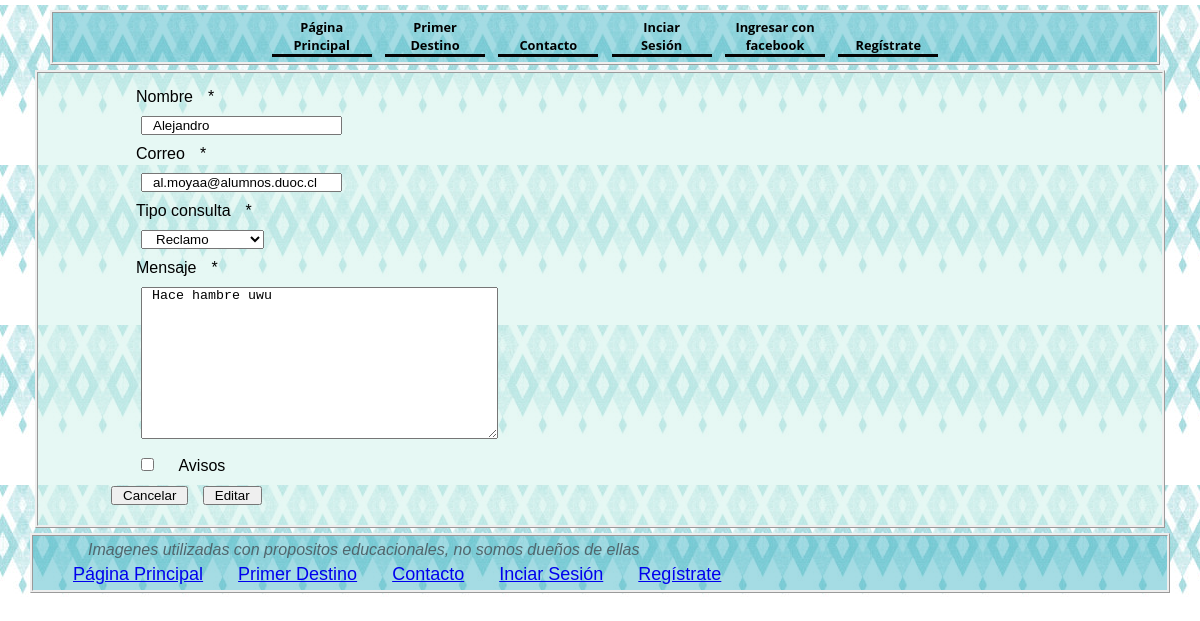
The page /modificar-cont/3/ on the database as committed earlier.
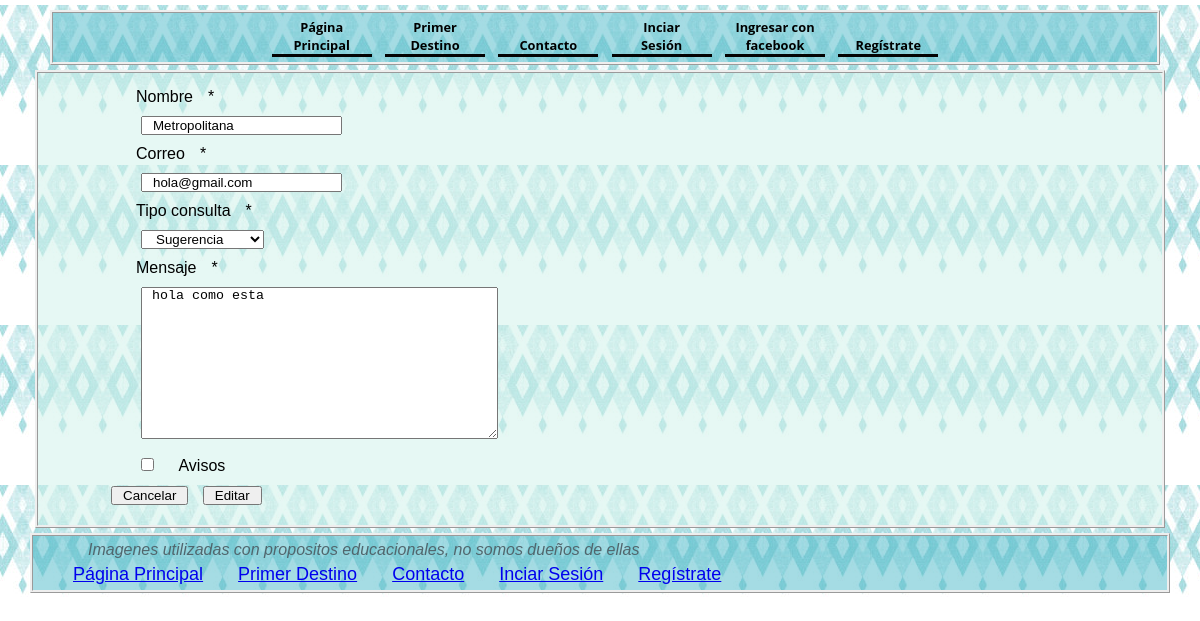
The same page on the database as committed later.
### turismo/models.py (models this page shows, shortened)
class Contacto(models.Model):
    nombre = models.CharField(max_length=50)
    correo = models.EmailField()
    tipo_consulta = models.IntegerField(choices=opciones_consultas)
    mensaje = models.TextField()
    avisos = models.BooleanField()

### turismo/views.py (the view)
# urls.py: path('modificar-cont/<id>/', views.modificar_cont, name= "modificar-cont"),
def modificar_cont(request, id):
    con = get_object_or_404(Contacto, id=id)
    data = {
        'form' : ContactoForm(instance=con)
    }
    if request.method == 'POST':
        formulario = ContactoForm(data=request.POST, instance=con)
        if formulario.is_valid():
            formulario.save()
            return redirect(to="listar-cont")
        data["form"] = formulario
    return render(request, 'turismo/contacto/modificar.html', data)

### turismo/form.py
class ContactoForm(forms.ModelForm):
    class Meta:
        model = Contacto
        fields = '__all__'

### turismo/templates/turismo/contacto/modificar.html (shortened to what this page needs)
{% extends 'turismo/base.html'%}
{% load crispy_forms_tags %}
{% block contenido %}
<div class="card">
    <div class="card-body">
        <div class="row">
            <div class="col-12 col-md-6 offset-md-3">
                <form action="" method="POST" enctype="multipart/form-data">
                    {{ form | crispy}}
                    <input type="reset" value="Cancelar" class="btn btn_secondary">
                    <input type="submit" value="Editar" class="btn btn-primary">
                </form>
            </div>
        </div>
    </div>
</div>
{% endblock %}

### turismo/templates/turismo/base.html (shortened to what this page needs)
{% load static %}
<!DOCTYPE html>
<html lang="en">
<head>
    <link rel="stylesheet" href="{% static 'css/style.css' %}">
    <link rel="stylesheet" href="{% static 'css/flexboxgrid.css' %}">
    <link rel="stylesheet" href="{% static 'css/slider.css' %}">
    {% load pwa %}
</head>
<body>
    <div>
        <nav id=header class="col-xs-12 col-sm-12 col-md-12 col-lg-12">
            <a href="{% url 'index' %}">Página Principal</a>
            <a href="{% url 'Lugar1' %}">Primer Destino</a>
            <a href="{% url 'agregar-cont'%}"> Contacto</a>
            {% if user.is_authenticated %}
            <a href="{% url 'logout' %}">Cerrar Sesión</a>
            <li>{% for auth in backends.associated %}
                    {% if auth.provider == 'facebook' %}
                        <img src="{{ auth.extra_data.picture.data.url }}" alt="40" height="40">
                    {% endif %}
                {% endfor %}
                username: {{ user.username }}
            </li>
            {%else%}
            <a href="{% url 'login'%}"> Inciar Sesión</a>
            <a href="{% url 'social:begin' 'facebook'%}">Ingresar con facebook</a>
            <a href="{% url 'Registro'%}">Regístrate</a>
            {%endif%}
        </nav>
    </div>
    <div id="cuerpo" class="col-xs-12 col-sm-12 col-md-12 col-lg-12">
        {% block contenido %}
        {% endblock %}
    </div>
</body>
<footer id="footer">
    <div>
        <p> <em> Imagenes utilizadas con propositos educacionales, no somos dueños de ellas</em></p>
        <a href="{% url 'index' %}">Página Principal</a>
        <a href="{% url 'Lugar1' %}">Primer Destino</a>
        <a href="{% url 'agregar-cont'%}">Contacto</a>
        {% if user.is_authenticated %}
        <a href="{% url 'logout' %}">Cerrar Sesión</a>
        {%else%}
        <a href="{% url 'login'%}"> Inciar Sesión</a>
        <a href="{% url 'Registro'%}">Regístrate</a>
        {%endif%}
    </div>
</footer>
</html>

### turismo/static/css/style.css (style rules this page uses)
* { margin: 5px; padding-right: 10px; padding-left: 10px; padding-top: 0px; padding-bottom: 0px; box-sizing: border-box; }
nav { width: 100%; font-family: 'Open Sans', sans-serif; font-size: 0.8em; font-weight: bold; text-align: center; background: #4ebbca81; box-sizing: border-box; border-style: ridge; }
nav a { display: inline-block; color: rgb(0, 0, 0); text-decoration: none; text-align: center; width: 100px; background-color:#3ccfec00; border-bottom: solid 3px #030303; }
body { font-family: HindSiliguri-Regular, Arial, "sans-serif"; background-image: url("../Imagenes/Fondo2.jpg"); }
footer { font-family: HindSiliguri-Regular, Arial, "sans-serif"; color: lightslategray; }
p { color: rgb(81, 102, 109); font-size: medium; }
#cuerpo { background: rgba(209, 242, 235, 0.541); box-sizing: border-box; border-style: ridge; }
#footer { font-family: HindSiliguri-Regular, Arial, "sans-serif"; font-size: 18px; font-weight: 400; color: #ffffff; background: #4ebbca81; margin: 0 0 25px; overflow: hidden; box-sizing: border-box; border-style: ridge; }

### turismo/static/css/flexboxgrid.css (style rules this page uses)
.row { box-sizing: border-box; display: -webkit-box; display: -ms-flexbox; display: flex; -webkit-box-flex: 0; -ms-flex: 0 1 auto; flex: 0 1 auto; -webkit-box-orient: horizontal; -webkit-box-direction: normal; -ms-flex-direction: row; flex-direction: row; -ms-flex-wrap: wrap; flex-wrap: wrap; margin-right: -0.5rem; margin-left: -0.5rem; }
.col-xs, .col-xs-1, .col-xs-2, .col-xs-3, .col-xs-4, .col-xs-5, .col-xs-6, .col-xs-7, .col-xs-8, .col-xs-9, .col-xs-10, .col-xs-11, .col-xs-12, .col-xs-offset-0, .col-xs-offset-1, .col-xs-offset-2, .col-xs-offset-3, .col-xs-offset-4, .col-xs-offset-5, .col-xs-offset-6, .col-xs-offset-7, .col-xs-offset-8, .col-xs-offset-9, .col-xs-offset-10, .col-xs-offset-11, .col-xs-offset-12 { box-sizing: border-box; -webkit-box-flex: 0; -ms-flex: 0 0 auto; flex: 0 0 auto; padding-right: 0.5rem; padding-left: 0.5rem; }
.col-xs-12 { -ms-flex-preferred-size: 100%; flex-basis: 100%; max-width: 100%; }
@media only screen and (min-width: 48em) { .col-sm, .col-sm-1, .col-sm-2, .col-sm-3, .col-sm-4, .col-sm-5, .col-sm-6, .col-sm-7, .col-sm-8, .col-sm-9, .col-sm-10, .col-sm-11, .col-sm-12, .col-sm-offset-0, .col-sm-offset-1, .col-sm-offset-2, .col-sm-offset-3, .col-sm-offset-4, .col-sm-offset-5, .col-sm-offset-6, .col-sm-offset-7, .col-sm-offset-8, .col-sm-offset-9, .col-sm-offset-10, .col-sm-offset-11, .col-sm-offset-12 { box-sizing: border-box; -webkit-box-flex: 0; -ms-flex: 0 0 auto; flex: 0 0 auto; padding-right: 0.5rem; padding-left: 0.5rem; } }
@media only screen and (min-width: 48em) { .col-sm-12 { -ms-flex-preferred-size: 100%; flex-basis: 100%; max-width: 100%; } }
@media only screen and (min-width: 64em) { .col-md, .col-md-1, .col-md-2, .col-md-3, .col-md-4, .col-md-5, .col-md-6, .col-md-7, .col-md-8, .col-md-9, .col-md-10, .col-md-11, .col-md-12, .col-md-offset-0, .col-md-offset-1, .col-md-offset-2, .col-md-offset-3, .col-md-offset-4, .col-md-offset-5, .col-md-offset-6, .col-md-offset-7, .col-md-offset-8, .col-md-offset-9, .col-md-offset-10, .col-md-offset-11, .col-md-offset-12 { box-sizing: border-box; -webkit-box-flex: 0; -ms-flex: 0 0 auto; flex: 0 0 auto; padding-right: 0.5rem; padding-left: 0.5rem; } }
@media only screen and (min-width: 64em) { .col-md-6 { -ms-flex-preferred-size: 50%; flex-basis: 50%; max-width: 50%; } }
@media only screen and (min-width: 64em) { .col-md-12 { -ms-flex-preferred-size: 100%; flex-basis: 100%; max-width: 100%; } }
@media only screen and (min-width: 75em) { .col-lg, .col-lg-1, .col-lg-2, .col-lg-3, .col-lg-4, .col-lg-5, .col-lg-6, .col-lg-7, .col-lg-8, .col-lg-9, .col-lg-10, .col-lg-11, .col-lg-12, .col-lg-offset-0, .col-lg-offset-1, .col-lg-offset-2, .col-lg-offset-3, .col-lg-offset-4, .col-lg-offset-5, .col-lg-offset-6, .col-lg-offset-7, .col-lg-offset-8, .col-lg-offset-9, .col-lg-offset-10, .col-lg-offset-11, .col-lg-offset-12 { box-sizing: border-box; -webkit-box-flex: 0; -ms-flex: 0 0 auto; flex: 0 0 auto; padding-right: 0.5rem; padding-left: 0.5rem; } }
@media only screen and (min-width: 75em) { .col-lg-12 { -ms-flex-preferred-size: 100%; flex-basis: 100%; max-width: 100%; } }

### turismo/static/css/slider.css (style rules this page uses)
* { box-sizing:border-box }

Rows that differ between the two databases and show on the page:
changed Contacto: nombre "Alejandro" → "Metropolitana"; correo "al.moyaa@alumnos.duoc.cl" → "hola@gmail.com"; tipo_consulta "Reclamo" → "Sugerencia"; mensaje "Hace hambre uwu" → "hola como esta"
